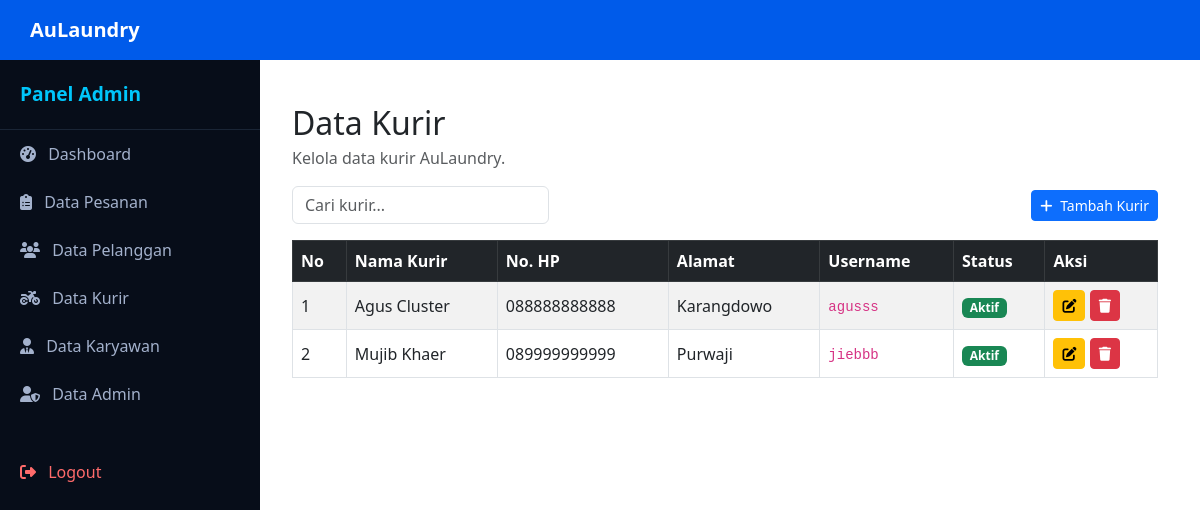
The page /pages/admin/data_kurir.php (signed in) on the database its author committed.
### tables this page shows
CREATE TABLE `kurir` (
  `id_kurir` int(11) NOT NULL,
  `nama_kurir` varchar(100) NOT NULL,
  `no_hp` varchar(20) NOT NULL,
  `alamat` text DEFAULT NULL,
  `foto_profil` varchar(255) DEFAULT NULL,
  `lokasi_terakhir` point DEFAULT NULL,
  `username` varchar(50) NOT NULL,
  `password` varchar(255) NOT NULL,
  `status_aktif` enum('Aktif','Nonaktif') DEFAULT 'Aktif',
  `created_at` timestamp NOT NULL DEFAULT current_timestamp(),
  `updated_at` timestamp NOT NULL DEFAULT current_timestamp() ON UPDATE current_timestamp()
);

### config/database.php (called while the page is built, shortened)
<?php
$pdo = null;
function db() {
    global $pdo;
    if ($pdo === null) {
        $host    = 'localhost';
        $dbname  = 'db_aulaundry';
        $user    = 'root';
        $pass    = '';
        $charset = 'utf8mb4';
        $dsn = "mysql:host=$host;dbname=$dbname;charset=$charset";
        $options = [
            PDO::ATTR_ERRMODE            => PDO::ERRMODE_EXCEPTION,
            PDO::ATTR_DEFAULT_FETCH_MODE => PDO::FETCH_ASSOC,
            PDO::ATTR_EMULATE_PREPARES   => false,
        ];
        try {
            $pdo = new PDO($dsn, $user, $pass, $options);
        } catch (PDOException $e) {
            die("Koneksi database gagal: " . $e->getMessage());
        }
    }
    return $pdo;
}

### pages/admin/data_kurir.php (the view, shortened to what this page needs)
<?php
$baseUrl = '/aulaundry';
$kurir = db()->query("SELECT * FROM kurir ORDER BY nama_kurir ASC")->fetchAll();
include __DIR__ . '/../../includes/header.php';
include __DIR__ . '/../../includes/sidebar.php';
?>
<main class="main-content">
    <div class="container-fluid py-4">
        <h2 class="mb-1">Data Kurir</h2>
        <p class="text-muted">Kelola data kurir AuLaundry.</p>
        <div class="d-flex justify-content-between align-items-center mb-3 flex-wrap gap-2">
            <div class="search-box">
                <input type="text" id="searchTable" class="form-control" placeholder="Cari kurir...">
            </div>
            <a href="<?= $baseUrl ?>/pages/admin/tambah_kurir.php" class="btn btn-primary btn-sm">
                <i class="fa-solid fa-plus me-1"></i> Tambah Kurir
            </a>
        </div>
        <div class="table-responsive">
            <table class="table table-bordered table-striped table-hover align-middle">
                <thead class="table-dark">
                    <tr>
                        <th>No</th>
                        <th>Nama Kurir</th>
                        <th>No. HP</th>
                        <th>Alamat</th>
                        <th>Username</th>
                        <th>Status</th>
                        <th>Aksi</th>
                    </tr>
                </thead>
                <tbody>
                    <?php if (empty($kurir)): ?>
                        <tr><td colspan="7" class="text-center text-muted">Belum ada data kurir.</td></tr>
                    <?php else: ?>
                        <?php foreach ($kurir as $i => $k): ?>
                            <tr>
                                <td><?= $i + 1 ?></td>
                                <td><?= htmlspecialchars($k['nama_kurir']) ?></td>
                                <td><?= htmlspecialchars($k['no_hp']) ?></td>
                                <td><?= htmlspecialchars($k['alamat'] ?? '-') ?></td>
                                <td><code><?= htmlspecialchars($k['username']) ?></code></td>
                                <td>
                                    <?php
                                    $statusClass = (strtolower($k['status_aktif']) === 'aktif') ? 'bg-success' : 'bg-secondary';
                                    ?>
                                    <span class="badge <?= $statusClass ?>"><?= htmlspecialchars($k['status_aktif']) ?></span>
                                </td>
                                <td>
                                    <a href="<?= $baseUrl ?>/pages/admin/edit_kurir.php?id=<?= $k['id_kurir'] ?>" class="btn btn-sm btn-warning" title="Edit">
                                        <i class="fa-solid fa-pen-to-square"></i>
                                    </a>
                                    <a href="<?= $baseUrl ?>/actions/kurir/hapus.php?id=<?= $k['id_kurir'] ?>" class="btn btn-sm btn-danger" title="Hapus" onclick="return confirm('Hapus kurir <?= htmlspecialchars($k['nama_kurir']) ?>?')">
                                        <i class="fa-solid fa-trash"></i>
                                    </a>
                                </td>
                            </tr>
                        <?php endforeach; ?>
                    <?php endif; ?>
                </tbody>
            </table>
        </div>
    </div>
</main>
<?php include __DIR__ . '/../../includes/footer.php'; ?>

### includes/header.php (style rules this page uses)
body, html { height: 100%; margin: 0; overflow-x: hidden; font-family: 'Segoe UI', Tahoma, Geneva, Verdana, sans-serif; }

### pages/admin/data_kurir.php (style rules this page uses)
.main-content { margin-left: 250px; padding-top: 80px; padding-bottom: 30px; padding-left: 30px; padding-right: 30px; min-height: 100vh; }

### rows shown on the page
kurir: nama_kurir "Agus Cluster", no_hp "088888888888", alamat "Karangdowo", username "agusss", status_aktif "Aktif"
kurir: nama_kurir "Mujib Khaer", no_hp "089999999999", alamat "Purwaji", username "jiebbb", status_aktif "Aktif"

### other values the page prints
$role "Admin"
